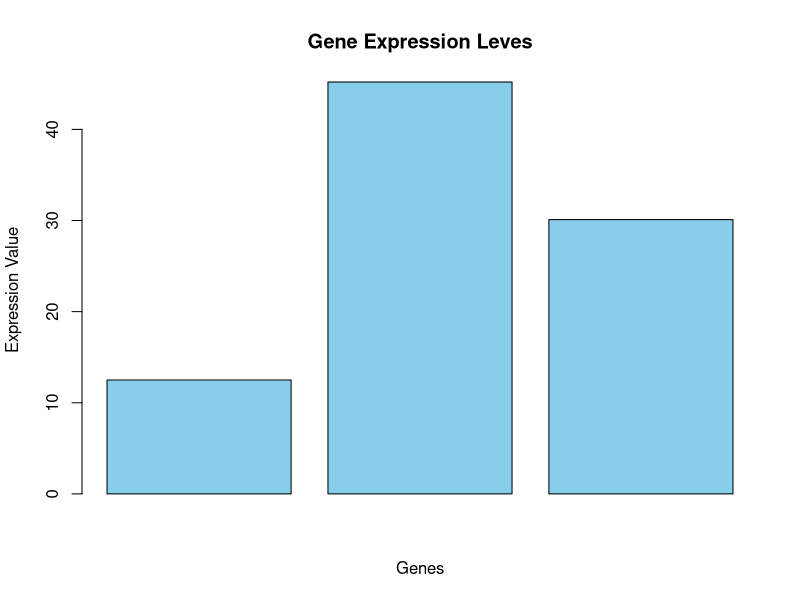

R code for this plot:
genes <- c("BRCA1", "TP53", "EGFR")
expression <- c(12.5, 45.2, 30.1)
condition <- c("Control", "Treatment", "Treatment")

exp_data <- data.frame(genes, expression, condition)

str(exp_data)

png("expression_plot.png", width=800, height=600)
barplot(exp_data$expression, main = "Gene Expression Leves", xlab = "Genes", ylab = "Expression Value", col = "skyblue")
dev.off()
cat("График сохранен в файл expression_plot.png\n")
